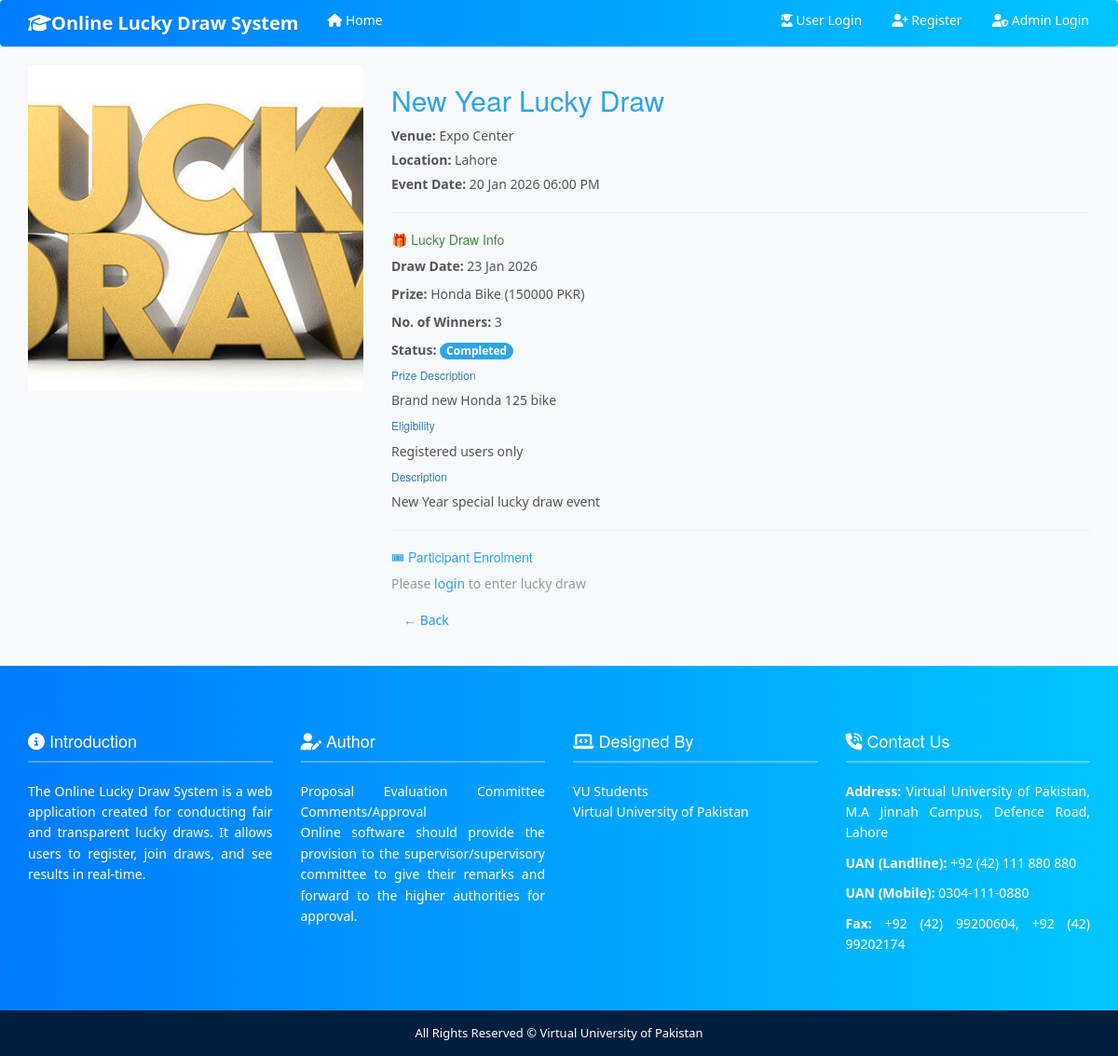
Page /event_details.php?id=1 on the committed database.
### tables this page shows
CREATE TABLE IF NOT EXISTS `events` (
  `id` int(11) NOT NULL AUTO_INCREMENT,
  `title` varchar(255) NOT NULL,
  `venu` varchar(255) DEFAULT NULL,
  `date_and_time` datetime NOT NULL,
  `location` varchar(255) DEFAULT NULL,
  `description` text,
  `image` varchar(255) DEFAULT NULL,
  `draw_date` date NOT NULL,
  `prize_name` varchar(255) NOT NULL,
  `prize_description` text,
  `prize_value` varchar(100) DEFAULT NULL,
  `winners_count` int(11) NOT NULL,
  `eligibility` text,
  `status` enum('active','inactive','completed') DEFAULT 'active',
  `created_at` timestamp NOT NULL DEFAULT CURRENT_TIMESTAMP,
  `updated_at` timestamp NOT NULL DEFAULT CURRENT_TIMESTAMP ON UPDATE CURRENT_TIMESTAMP,
  PRIMARY KEY (`id`)
);

### event_details.php (the view, shortened to what this page needs)
<?php
include('header.php');
include('sidebar.php');
include('connection.php');
$id = isset($_GET['id']) ? intval($_GET['id']) : 0;
$stmt = mysqli_prepare($con, "
    SELECT title, venu, location, description, image,
           date_and_time, draw_date,
           prize_name, prize_description, prize_value,
           winners_count, eligibility, status
    FROM events
    WHERE id=?
");
mysqli_stmt_bind_param($stmt, 'i', $id);
mysqli_stmt_execute($stmt);
$res = mysqli_stmt_get_result($stmt);
$event = mysqli_fetch_assoc($res);
?>
<div class="container py-5">
  <div class="card shadow-lg">
    <div class="row g-0">
      <div class="col-md-4">
        <?php if($event['image']){ ?>
          <img src="admin/uploads/<?= htmlspecialchars($event['image']) ?>"
               class="lucky-img rounded-start">
        <?php } else { ?>
          <img src="assets/no-image.png" class="lucky-img rounded-start">
        <?php } ?>
      </div>
      <div class="col-md-8">
        <div class="card-body">
          <h2 class="text-primary mb-3">
            <?= htmlspecialchars($event['title']) ?>
          </h2>
          <div class="info-box">
            <p><strong>Venue:</strong> <?= htmlspecialchars($event['venu']) ?></p>
            <p><strong>Location:</strong> <?= htmlspecialchars($event['location']) ?></p>
            <p><strong>Event Date:</strong>
              <?= date("d M Y h:i A", strtotime($event['date_and_time'])) ?>
            </p>
          </div>
          <hr>
          <h5 class="text-success">🎁 Lucky Draw Info</h5>
          <p><strong>Draw Date:</strong>
            <?= date("d M Y", strtotime($event['draw_date'])) ?>
          </p>
          <p><strong>Prize:</strong>
            <?= htmlspecialchars($event['prize_name']) ?>
            (<?= htmlspecialchars($event['prize_value']) ?>)
          </p>
          <p><strong>No. of Winners:</strong> <?= $event['winners_count'] ?></p>
          <p><strong>Status:</strong>
            <span class="badge bg-info"><?= ucfirst($event['status']) ?></span>
          </p>
          <h6 class="mt-3">Prize Description</h6>
          <p><?= nl2br(htmlspecialchars($event['prize_description'])) ?></p>
          <h6>Eligibility</h6>
          <p><?= nl2br(htmlspecialchars($event['eligibility'])) ?></p>
          <h6>Description</h6>
          <p><?= nl2br(htmlspecialchars($event['description'])) ?></p>
          <hr>
          <h5 class="text-primary">🎟 Participant Enrolment</h5>
          <?php
          if (isset($_SESSION['id'])) {
              $uid = $_SESSION['id'];
              $chk = mysqli_query($con,
                  "SELECT id FROM lucky_draw_entries
                   WHERE user_id=$uid AND event_id=$id"
              );
              if (mysqli_num_rows($chk) > 0) {
                  echo "<p class='text-success fw-bold'>
                          ✔ You are already entered in this draw
                        </p>";
              } else {
          ?>
                <form method="post">
                  <button type="submit"
                          name="enter_draw"
                          class="btn btn-lg btn-primary mt-2">
                    Enter Lucky Draw
                  </button>
                </form>
          <?php
              }
          } else {
              echo "<p class='text-muted'>
                      Please <a href='login.php'>login</a> to enter lucky draw
                    </p>";
          }
          ?>
          <a href="index.php" class="btn btn-secondary mt-4">
            ← Back
          </a>
        </div>
      </div>
    </div>
  </div>
</div>
<?php include('footer.php'); ?>

### header.php (shortened to what this page needs)
<!doctype html>
 <html class="no-js" lang="">
<head>
  <link rel="stylesheet" href="assets/css/style.css">
    <link href="assets/css/font-awesome.css" rel="stylesheet">
    <link href="assets/css/animated.css" rel="stylesheet">
    <link href="assets/css/bootstrap.css" rel="stylesheet">
</head>

### sidebar.php (shortened to what this page needs)
<!DOCTYPE html>
<html lang="en">
<head>
    <link href="assests/css/bootstrap.min.css" rel="stylesheet">
    <link href="https://cdnjs.cloudflare.com/ajax/libs/font-awesome/6.4.0/css/all.min.css" rel="stylesheet">
</head>
<body>
<nav class="navbar navbar-expand-lg navbar-inverse">
    <div class="container">
        <div class="navbar-header">
            <a class="navbar-brand" href="#">
                <i class="fas fa-graduation-cap"></i>Online Lucky Draw System
            </a>
        </div>
        <ul class="nav navbar-nav">
            <li><a href="index.php"><i class="fa fa-home"></i> Home</a></li>
        </ul>
        <ul class="nav navbar-nav navbar-right">
            <?php if (isset($_SESSION['name'])): ?>
                <li class="user-welcome">Welcome, <strong><?php echo $_SESSION['name']; ?></strong></li>
                <li><a href="logout.php"><i class="fa fa-sign-out-alt"></i> Logout</a></li>
            <?php else: ?>
                <li><a href="login.php"><i class="fa fa-user-graduate"></i> User Login</a></li>
                <li><a href="register.php"><i class="fa fa-user-plus"></i> Register</a></li>
                <li><a href="admin/login.php"><i class="fa fa-user-shield"></i> Admin Login</a></li>
            <?php endif; ?>
        </ul>
    </div>
</nav>
</body>
</html>

### footer.php (shortened to what this page needs)
<div id="footer">
    <div class="container">
        <div class="row">
            <div class="col-md-3">
                <h2><i class="fas fa-info-circle"></i> Introduction</h2>
                <p>
                The Online Lucky Draw System is a web application created for conducting fair and transparent lucky draws. It allows users to register, join draws, and see results in real-time.
                </p>
            </div>
            <div class="col-md-3">
                <h2><i class="fas fa-user-edit"></i> Author</h2>
                <p>
                    Proposal Evaluation Committee Comments/Approval<br>
                    Online software should provide the provision to the supervisor/supervisory committee to give their remarks and forward to the higher authorities for approval.
                </p>
            </div>
            <div class="col-md-3">
                <h2><i class="fas fa-laptop-code"></i> Designed By</h2>
                <p>VU Students<br>Virtual University of Pakistan</p>
            </div>
            <div class="col-md-3">
                <h2><i class="fas fa-phone-volume"></i> Contact Us</h2>
                <p><strong>Address:</strong> Virtual University of Pakistan, M.A Jinnah Campus, Defence Road, Lahore</p>
                <p><strong>UAN (Landline):</strong> +92 (42) 111 880 880</p>
                <p><strong>UAN (Mobile):</strong> 0304-111-0880</p>
                <p><strong>Fax:</strong> +92 (42) 99200604, +92 (42) 99202174</p>
            </div>
        </div>
    </div>
</div>
<p id="sub_footer">All Rights Reserved © Virtual University of Pakistan</p>

### assets/css/style.css (style rules this page uses)
#footer { margin-top:30px; padding:10px 0; background-color:#00a8e2; }
#footer h2 { font-size:25px; color:#FFF; }
#footer p { font-size:14px; color:#222; text-align:justify; color:#fff; }
#sub_footer { background-color:#000; padding:10px 0; color:#FFF !important; text-align:center !important; }
.btn { border-radius:0 !important; }

### sidebar.php (style rules this page uses)
body { font-family: 'Segoe UI', sans-serif; background-color: #f7f9fc; }
.navbar { background: linear-gradient(90deg, #007bff, #00c6ff); border: none; }
.navbar .navbar-brand { font-size: 20px; font-weight: bold; color: #fff !important; }
.navbar-nav > li > a { color: #fff !important; font-weight: 500; padding: 12px 16px; }
.navbar-right > li > a { font-size: 14px; }

### event_details.php (style rules this page uses)
.lucky-img { width: 100%; height: 350px; object-fit: cover; }
.info-box p { margin-bottom:6px; }

### footer.php (style rules this page uses)
#footer { background: linear-gradient(to right, #007bff, #00c6ff); color: white; padding: 50px 0; font-family: 'Segoe UI', sans-serif; }
#footer h2 { font-size: 18px; border-bottom: 2px solid #ffffff4d; padding-bottom: 10px; margin-bottom: 20px; }
#footer p { font-size: 14px; line-height: 1.6; }
#footer strong { color: #ffffff; }
#sub_footer { background-color: #001f3f; color: #ccc; text-align: center; padding: 15px 0; font-size: 13px; margin: 0; }

### rows in the picture
events: image (picture), title "New Year Lucky Draw", venu "Expo Center", location "Lahore", date_and_time "20 Jan 2026 06:00 PM", draw_date "23 Jan 2026", prize_name "Honda Bike", prize_value "150000 PKR", winners_count "3", status "Completed", prize_description "Brand new Honda 125 bike", eligibility "Registered users only", description "New Year special lucky draw event"
